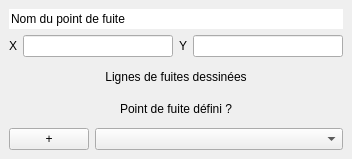
<?xml version="1.0" encoding="UTF-8"?>
<ui version="4.0">
 <class>QArrangementLabellingVanishingPointsWidget</class>
 <widget class="QDockWidget" name="QArrangementLabellingVanishingPointsWidget">
  <property name="geometry">
   <rect>
    <x>0</x>
    <y>0</y>
    <width>352</width>
    <height>159</height>
   </rect>
  </property>
  <property name="windowTitle">
   <string>Vanishing Points</string>
  </property>
  <widget class="QWidget" name="dockWidgetContents">
   <layout class="QVBoxLayout" name="verticalLayout">
    <item>
     <widget class="QLineEdit" name="lineEdit">
      <property name="text">
       <string>Nom du point de fuite</string>
      </property>
      <property name="frame">
       <bool>false</bool>
      </property>
     </widget>
    </item>
    <item>
     <layout class="QHBoxLayout" name="horizontalLayout_3">
      <item>
       <layout class="QHBoxLayout" name="horizontalLayout">
        <item>
         <widget class="QLabel" name="label">
          <property name="text">
           <string>X</string>
          </property>
         </widget>
        </item>
        <item>
         <widget class="QLineEdit" name="_xCoord">
          <property name="text">
           <string/>
          </property>
         </widget>
        </item>
       </layout>
      </item>
      <item>
       <layout class="QHBoxLayout" name="horizontalLayout_2">
        <item>
         <widget class="QLabel" name="label_2">
          <property name="text">
           <string>Y</string>
          </property>
         </widget>
        </item>
        <item>
         <widget class="QLineEdit" name="_yCoord"/>
        </item>
       </layout>
      </item>
     </layout>
    </item>
    <item>
     <widget class="QLabel" name="label_3">
      <property name="text">
       <string>Lignes de fuites dessinées</string>
      </property>
      <property name="alignment">
       <set>Qt::AlignCenter</set>
      </property>
     </widget>
    </item>
    <item>
     <widget class="QLabel" name="label_4">
      <property name="text">
       <string>Point de fuite défini ?</string>
      </property>
      <property name="alignment">
       <set>Qt::AlignCenter</set>
      </property>
     </widget>
    </item>
    <item>
     <layout class="QHBoxLayout" name="horizontalLayout_4">
      <item>
       <widget class="QPushButton" name="plusbutton">
        <property name="sizePolicy">
         <sizepolicy hsizetype="Fixed" vsizetype="Fixed">
          <horstretch>0</horstretch>
          <verstretch>0</verstretch>
         </sizepolicy>
        </property>
        <property name="text">
         <string>+</string>
        </property>
       </widget>
      </item>
      <item>
       <widget class="QComboBox" name="comboBox"/>
      </item>
     </layout>
    </item>
   </layout>
  </widget>
  <action name="actionEdit_vanishing_point">
   <property name="checkable">
    <bool>true</bool>
   </property>
   <property name="icon">
    <iconset resource="../rc/QArrangementLabelling.qrc">
     <normaloff>:/icons/vanishingpointbold.png</normaloff>:/icons/vanishingpointbold.png</iconset>
   </property>
   <property name="text">
    <string>Edit_vanishing-point</string>
   </property>
   <property name="toolTip">
    <string>Editer un point de fuite</string>
   </property>
  </action>
 </widget>
 <resources>
  <include location="../rc/QArrangementLabelling.qrc"/>
 </resources>
 <connections>
  <connection>
   <sender>comboBox</sender>
   <signal>currentIndexChanged(QString)</signal>
   <receiver>lineEdit</receiver>
   <slot>setText(QString)</slot>
   <hints>
    <hint type="sourcelabel">
     <x>251</x>
     <y>156</y>
    </hint>
    <hint type="destinationlabel">
     <x>189</x>
     <y>48</y>
    </hint>
   </hints>
  </connection>
 </connections>
</ui>
